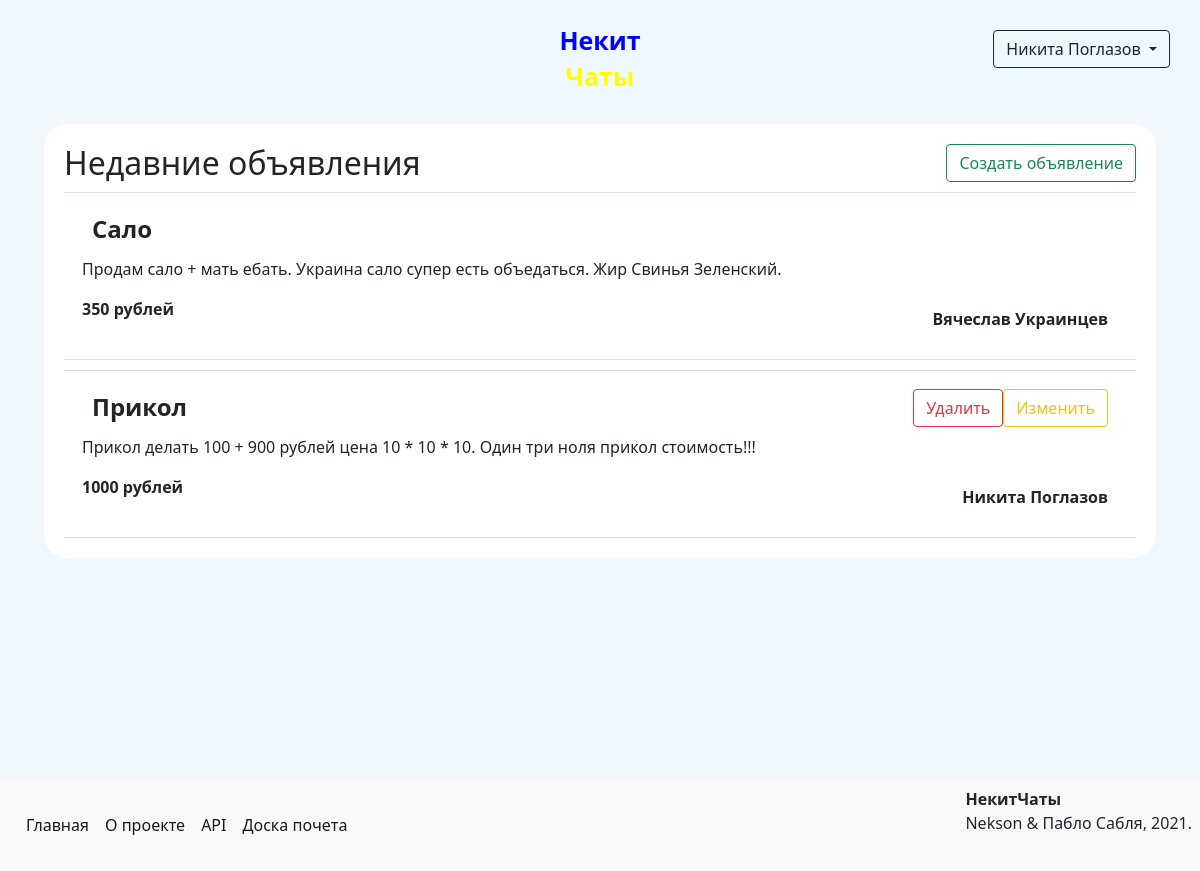
The page / (signed in) on the database its author committed.
### data/models/user.py (models this page shows, shortened)
class User(SqlAlchemyBase, UserMixin, SerializerMixin):
    __tablename__ = 'users'
    id = Column(Integer, autoincrement=True, primary_key=True)
    name = Column(Unicode)
    surname = Column(Unicode)
    birthday = Column(DateTime)
    email = Column(String, unique=True)
    phone_number = Column(String, unique=True)
    hashed_password = Column(String)
    registration_time = Column(DateTime, default=datetime.now)
    rating = Column(Integer, default=0)
    rank = Column(Unicode)
    position = Column(Integer)
    advertisements = relationship('Advertisement', back_populates='author')
    interests = relationship('Interest', secondary='users_to_interests', backref='users')

### data/models/advertisements.py (models this page shows)
class Advertisement(SqlAlchemyBase):
    __tablename__ = 'advertisements'
    id = Column(Integer, primary_key=True, autoincrement=True)
    title = Column(String)
    author_id = Column(Integer, ForeignKey('users.id'))
    created_at = Column(DateTime, default=datetime.now)
    price = Column(Integer)
    content_id = Column(Integer, ForeignKey('contents.id'))
    author = relationship('User', back_populates='advertisements')
    content = relationship('Content')
    interests = relationship('Interest', secondary='advertisements_to_interests', backref='advertisements')

### data/models/content.py (models this page shows)
class Content(SqlAlchemyBase, SerializerMixin):
    __tablename__ = 'contents'
    id = Column(Integer, autoincrement=True, primary_key=True)
    content = Column(Text)

### main.py (the view)
@app.route('/')
def index():
    if not current_user.is_authenticated:
        return redirect('/info')
    session = create_session()
    advertisements = session.query(Advertisement).all()[::-1][:6]
    return render_template('actual_ads.html', ads=advertisements)

### data/db_session.py (called while the page is built)
def create_session() -> Session:
    global __factory
    return __factory()

### main.py (called while the page is built)
@login_manager.user_loader
def load_user(user_id):
    session = create_session()
    return session.query(User).get(user_id)

### templates/actual_ads.html
{% extends "base.html" %}
{% block content %}
    <form>
        <div class="clearfix">
            <h2 class="float-right d-inline">Недавние объявления</h2>
            <a href="/advertisements/create" class="btn btn-outline-success float-end">Создать объявление</a>
        </div>
        {% for ad in ads %}
            <div class="p-2 border-top border-bottom">
                <div class="clearfix">
                    <div>
                        <b class="fs-4">{{ ad.title }}</b>
                        {% if current_user == ad.author %}
                            <a href="/advertisements/{{ ad.id }}/edit" class="btn btn-outline-warning float-end">Изменить</a>
                            <a href="/advertisements/{{ ad.id }}/delete" class="btn btn-outline-danger float-end">Удалить</a>
                        {% endif %}
                    </div>
                    <p>{{ ad.content.content }}</p>
                    <b>{{ ad.price }} рублей</b>
                    <div class="float-end">
                        <a href="/profile/{{ ad.author.id }}" class="text-reset"><b>{{ ad.author.name }} {{ ad.author.surname }}</b></a>
                    </div>
                </div>
            </div>
        {% endfor %}
    </form>
{% endblock %}

### templates/base.html (shortened to what this page needs)
<!DOCTYPE html>
<html lang="en">
<head>
    <link rel="stylesheet" href="/static/css/style.css">
    <link rel="stylesheet" href="https://cdn.jsdelivr.net/npm/bootstrap@5.0.0-beta1/dist/css/bootstrap.min.css"
>
</head>
<body>
<div class="header clearfix">
    {% if current_user.is_authenticated %}
        <div class="dropdown float-end">
            <button class="btn btn-outline-dark dropdown-toggle" type="button" id="dropdownMenuButton" data-toggle="dropdown" aria-haspopup="true" aria-expanded="false">
                {{ current_user.name }} {{ current_user.surname }}
            </button>
        </div>
    {% else %}
        <a class="btn btn-outline-dark register float-end" href="/register">Зарегистрироваться</a>
        <a class="btn btn-outline-dark login float-end" href="/login">Войти</a>
    {% endif %}
    <div class="logo">
        <a href="/">
            <p class="nekit">Некит</p>
            <p class="chats">Чаты</p>
        </a>
    </div>
</div>
<main role="main" class="container clearfix">
    {% block content %}{% endblock %}
</main>
<footer class="clearfix p-2 bg-light">
    <span class="fs-6 float-end"><b>НекитЧаты</b><br>Nekson & Пабло Сабля, 2021.</span>
    <nav class="navbar navbar-expand-lg navbar-light">
        <div class="collapse navbar-collapse" id="navbarSupportedContent">
          <ul class="navbar-nav me-auto mb-2 mb-lg-0">
            <li class="nav-item">
              <a class="nav-link active" href="/">Главная</a>
            </li>
            <li class="nav-item">
              <a class="nav-link active" href="/info">О проекте</a>
            </li>
            <li class="nav-item">
              <a class="nav-link active" href="/api">API</a>
            </li>
            <li class="nav-item">
                <a class="nav-link active" href="/top">Доска почета</a>
            </li>
          </ul>
        </div>
    </nav>
</footer>
</body>
</html>

### static/css/style.css (style rules this page uses)
body { background-color: aliceblue !important; }
.logo { text-align: center; margin-left: auto; margin-right: auto; margin-top: 10px; margin-bottom: 10px; max-width: 150px; font-size: 25px; font-weight: 700; line-height: 20px; }
a { text-decoration: none !important; }
.header { background-color: aliceblue; margin-bottom: 10px; padding: 10px; }
.nekit { color: blue; }
.chats { color: yellow; }
div { margin: 10px; }
form { margin-left: auto; margin-right: auto; background-color: white; border: solid 2px aliceblue; border-radius: 25px; padding: 10px; }
footer { margin-top: 219px }

### rows shown on the page
User: name "Никита", surname "Поглазов"
Advertisement: title "Сало", content.content "Продам сало + мать ебать. Украина сало супер есть объедаться. Жир Свинья Зеленский.", price "350", author.name "Вячеслав", author.surname "Украинцев"
Advertisement: title "Прикол", content.content "Прикол делать 100 + 900 рублей цена 10 * 10 * 10. Один три ноля прикол стоимость!!!", price "1000", author.name "Никита", author.surname "Поглазов"
